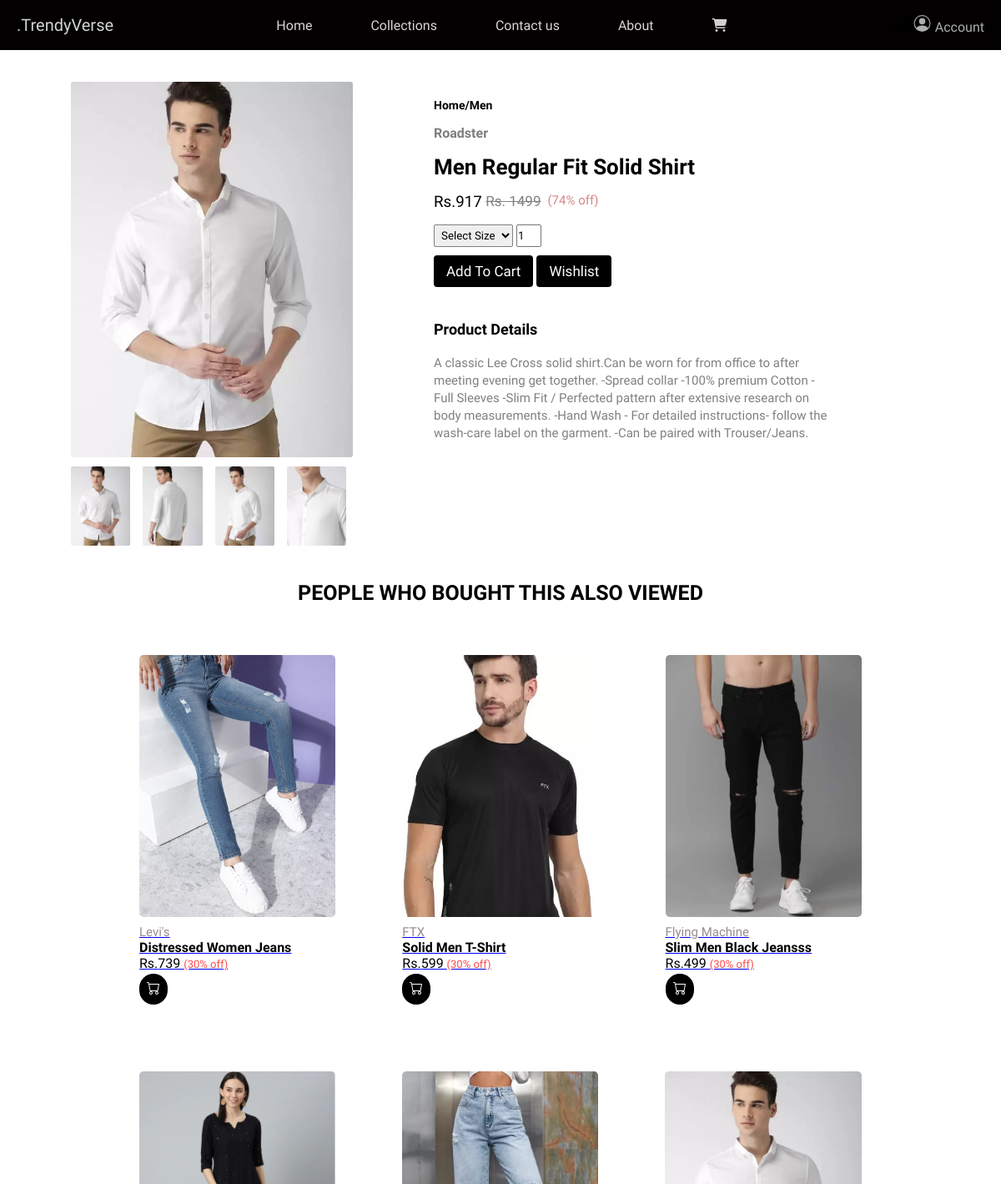
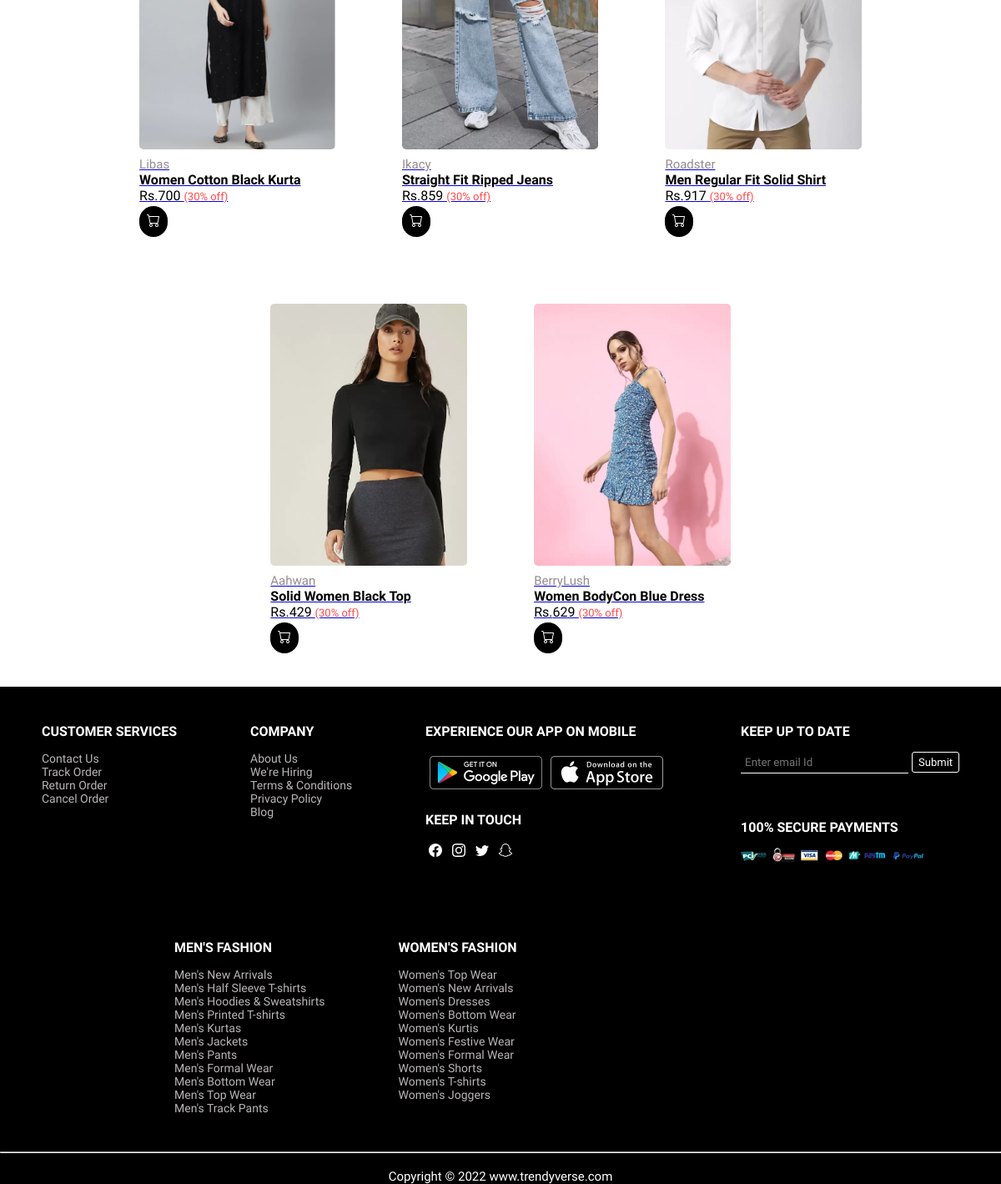
/sproduct.php?item_id=2, run on the app's committed database (2 pictures, top to bottom).
### tables this page shows
CREATE TABLE `product` (
  `item_id` int(11) NOT NULL,
  `item_brand` varchar(200) NOT NULL,
  `item_name` varchar(255) NOT NULL,
  `item_price` int(10) NOT NULL,
  `item_image` varchar(255) NOT NULL,
  `item_img_small2` varchar(255) NOT NULL,
  `item_img_small3` varchar(255) NOT NULL,
  `item_img_small4` varchar(255) NOT NULL,
  `item_register` datetime DEFAULT NULL,
  `item_category` varchar(255) NOT NULL,
  `item_description` longtext NOT NULL
);

### Database/DBcontroller.php (called while the page is built, shortened)
<?php
class DBcontroller{
    protected $host = 'localhost';
    protected $user = 'root';
    protected $password = '';
    protected $database = "trendyverse";
    public function __construct()
    {
        $this->con = mysqli_connect($this->host, $this->user,$this->password, $this->database );
    }
}
?>

### functions.php (called while the page is built, shortened)
<?php
        require('Database/DBcontroller.php');
        require('Database/Product.php');
        $db = new DBcontroller();
        $product = new Product($db);
?>

### Database/Product.php (called while the page is built, shortened)
<?php
class Product{
    public $db = null;
    public function __construct(DBcontroller $db)
    {
        $this->db = $db;
    }
    public function getData($table = 'product'){
       $result = $this->db->con->query("SELECT * FROM {$table}");
       $resultArray = array();
       while ($item = mysqli_fetch_array($result, MYSQLI_ASSOC)){
           $resultArray[] = $item;
       }
       return $resultArray;
    } public function getData2($table2 = 'menswear'){
       $result1 = $this->db->con->query("SELECT * FROM {$table2}");
       $resultArray1 = array();
       while ($item = mysqli_fetch_array($result1, MYSQLI_ASSOC)){
           $resultArray1[] = $item1;
       }
       return $resultArray1;
    }
}
?>

### sproduct.php (called while the page is built)
<?php
include('header.php');
?>
<?php
include('Templates/_sproduct.php');
?>
<?php
include('footer.php');
?>

### Templates/_sproduct.php (the view, shortened to what this page needs)
<?php
$item_id = $_GET['item_id']??1;
foreach ($product->getData() as $item) :
    if($item['item_id'] == $item_id):
?>
<section class="product-details">
        <div class="details-container">
            <div class="details-img">
                <img src="<?php echo $item['item_image']??"product image";?>" alt="" id="main-img">
                <div class="small-img-group">
                    <div class="img-col">
                        <img src="<?php echo $item['item_image']??"./images/f1.jpg"; ?>" alt="" class="small-img">
                    </div>
                    <div class="img-col">
                        <img src="<?php echo $item['item_img_small2']??"./images/product-details/gallery1.jpg"; ?>" alt="" class="small-img">
                    </div>
                    <div class="img-col">
                        <img src="<?php echo $item['item_img_small3']??"./images/product-details/gallery2.jpg"; ?>" alt="" class="small-img">
                    </div>
                    <div class="img-col">
                        <img src="<?php echo $item['item_img_small4']??"./images/product-details/gallery3.jpg"; ?>" alt="" class="small-img">
                    </div>
                </div>
            </div>
            <div class="details">
                <h5>Home/<?php echo $item['item_category']??"category";?></h5>
                <h2><?php echo $item['item_brand']??"brand";?></h2>
                <h1> <?php echo $item['item_name']??"name";?></h1>
                <h3>Rs.<?php echo $item['item_price']??"price";?> <span id="original-price">Rs. 1499</span><span id="discounted-price">(74% off)</span></h3>
                <select>
                    <option>Select Size</option>
                </select>
                <input type="number" value="1"> <br>
                <button class="btn">Add To Cart</button>
                <button class="btn">Wishlist</button>
                <h4>Product Details</h4>
                <p><?php echo $item['item_description']??"description";?></p>
            </div>
        </div>
    </section>
<?php
endif;
endforeach;
?>
<?php
$products_list = $product->getData();
shuffle($products_list);
?>
    <section class="explore-more">
        <h3 id="heading"> PEOPLE WHO BOUGHT THIS ALSO VIEWED</h3>
        <div class="featureproduct">
            <?php foreach ($products_list as $item){ ?>
                <a id="product-link" href="<?php printf('%s?item_id=%s', 'sproduct.php', $item['item_id']) ?>">
                    <div class="product" >
                        <div class="productimg">
                            <img src="<?php echo $item['item_image'] ?? "images/f1.jpg"; ?>" alt="">
                        </div>
                        <div class="product-text">
                            <h2><?php echo $item['item_brand']?? "Unknown"; ?></h2>
                            <h1>
                                <?php echo $item['item_name'] ?? "Unknown"; ?>
                            </h1>
                            <h3>Rs.<?php echo $item['item_price']?? "Unknown"; ?> <span>(30% off)</span></h3>
                            <button class="btn-cart"></button>
                        </div>
                    </div>  </a>
            <?php }  ?>
        </div>
    </section>

### style.css (style rules this page uses)
* { margin: 0%; padding: 0%; font-family: 'Baloo 2', cursive; }
.featureproduct { display: flex; margin-top: 20px; flex-wrap: wrap; justify-content: center; align-items: center; }
.product { padding: 20px; margin: 20px; transition: 0.5s ease; cursor: pointer; border-radius: 4px; }
.product img { height: 314px; border-radius: 5px; }
.product-text h1 { text-decoration: none; font-weight: 600; font-size: 16px; font-family: 'Baloo 2', cursive; color: black; }
.product-text h3 { text-decoration: none; font-weight: 400; font-size: 16px; font-family: 'Baloo 2', cursive; color: black; }
.product-text h2 { text-decoration: none; font-weight: lighter; font-size: 15px; color: #958c8c; margin-top: 5px; }
.product-text h3 span { font-size: 13px; font-family: 'Baloo 2', cursive; color: rgba(255, 0, 0, 0.718) }
.btn-cart { background:#000000; border: none; border-radius: 30px; padding: 9px; color: white; font-weight: bold; margin-top: 3px; cursor: pointer; }
.btn { font-size: 17px; padding: 9px 15px; margin-bottom: 40px; background-color:#000000; color: white; border: none; border-radius: 4px; cursor: pointer; margin-top: 10px; }
.product-details { display: flex; margin: 98px 40px 40px 40px; justify-content: space-between; }
.product-details .details-container { display: flex; justify-content: space-between; align-items: center; }
.details-img { width: 40%; margin-left: 45px; }
#main-img { height: 450px; border-radius: 3px; cursor: pointer; }
.small-img-group { display: flex; justify-content: space-between; }
.img-col { height: 90px; margin: 7px 15px; margin-left: 0; cursor: pointer; }
.img-col img { border-radius: 2px; height: 95px; transition: 0.3s; }
.details { margin-left: 45px; height: 100%; padding: 45px; }
.details h5 { font-size: 14px; margin: 20px 0 16px 0; }
.details h2 { color: #7e7e7e; font-size: 16px; margin-bottom: 16px; }
.details h1 { font-size: 26px; margin-bottom: 16px; }
.details h3 { margin-bottom: 16px; font-weight: 500; }
#original-price { text-decoration: line-through; font-size: 17px; color: gray; font-weight: 500; vertical-align: text-top; }
#discounted-price { font-size: 15px; color: #d78484; margin-left: 8px; vertical-align: text-top; }
.details select { padding: 4px; border: 1px solid grey; border-radius: 2px; cursor: pointer; }
.details input { height: 23px; width: 26px; cursor: pointer; }
.details h4 { font-size: 18px; margin-bottom: 20px; }
.details p { width: 80%; font-size: 15px; color: gray; line-height: 21px; }
#heading { font-size: 25px; text-align: center; }

### data on the page
product: item_image (picture), item_img_small2 (picture), item_img_small3 (picture), item_img_small4 (picture), item_category "Men", item_brand "Roadster", item_name "Men Regular Fit Solid Shirt", item_price "917", item_description "A classic Lee Cross solid shirt.Can be worn for from office to after meeting evening get together. -Spread collar -100% premium Cotton -Full Sleeves -Slim Fit / Perfected pattern after extensive research on body measurements. -Hand Wash - For detailed instructions- follow the wash-care label on the garment. -Can be paired with Trouser/Jeans."
product: item_image (picture), item_brand "Levi's", item_name "Distressed Women Jeans", item_price "739"
product: item_image (picture), item_brand "FTX", item_name "Solid Men T-Shirt", item_price "599"
product: item_image (picture), item_brand "Flying Machine", item_name "Slim Men Black Jeansss", item_price "499"
product: item_image (picture), item_brand "Libas", item_name "Women Cotton Black Kurta", item_price "700"
product: item_image (picture), item_brand "Ikacy", item_name "Straight Fit Ripped Jeans", item_price "859"
product: item_image (picture), item_brand "Aahwan", item_name "Solid Women Black Top", item_price "429"
product: item_image (picture), item_brand "BerryLush", item_name "Women BodyCon Blue Dress", item_price "629"
